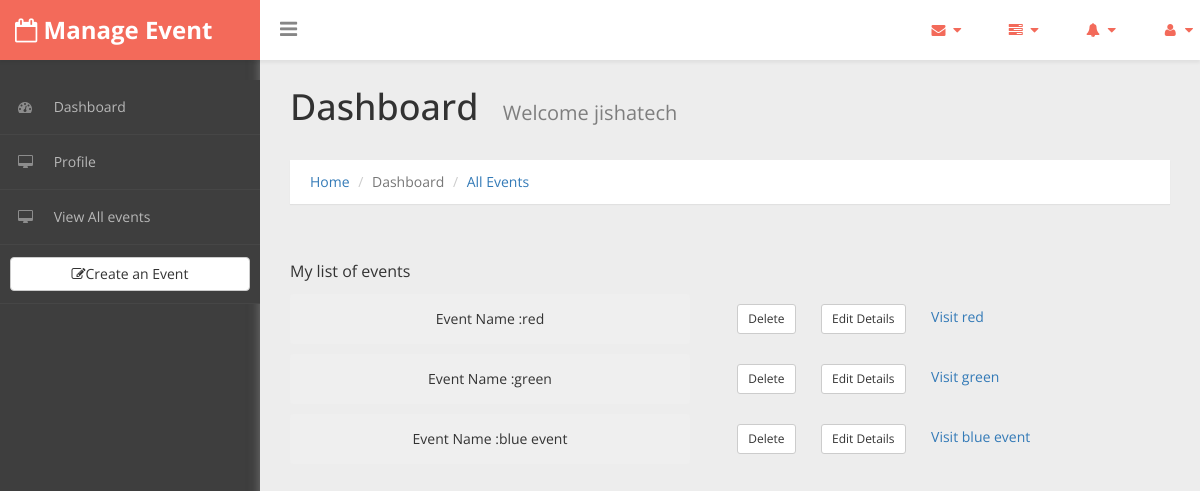
The page /event/ (signed in) on the database its author committed.
### reg_group/models.py (models this page shows)
class User(AbstractUser):
    is_client = models.BooleanField(default=False)
    is_agency = models.BooleanField(default=False)
    is_vendor = models.BooleanField(default=False)
    email = models.EmailField(max_length=255, default=None, blank=True, null=True)

### event/models.py (models this page shows, shortened)
class Event(models.Model):
    event_name = models.CharField(max_length=255, null=True)
    event_venue = models.CharField(max_length=255, null=True)
    event_type = models.CharField(max_length=255, blank=True, null=True)
    event_budget = models.IntegerField(null=True)
    event_guest_number = models.IntegerField(blank=True, null=True)
    event_date = models.DateField(blank=True, null=True)
    event_time = models.TimeField(blank=True, null=True)
    event_remote_arrange = models.CharField(max_length=255, blank=True, null=True)
    event_size = models.CharField(max_length=255, blank=True, null=True)
    event_description = models.CharField(max_length=2083, blank=True, null=True)
    event_client_name = models.CharField(max_length=255, blank=True, null=True)
    event_client = models.ForeignKey('client.Client', on_delete=models.CASCADE, blank=True, null=True)
    event_agency = models.ForeignKey('agency.Agency', on_delete=models.CASCADE, blank=True, null=True)
    event_username = models.CharField(max_length=255, blank=True, null=True)
    is_secured = models.BooleanField(default=False)

### event/views.py (the view)
def ViewMyEvent(request):
    event_list = Event.objects.filter(event_username=request.user.username).all()
    if event_list:
        event_list_next = Event.objects.filter(event_username=request.user.username).order_by('-id')[0]
        sku = event_list_next.event_name
        return render(request, 'event/index.html', {'event_list': event_list, 'sku': sku})
    return render(request, 'event/index.html', {'event_list': event_list})

### event/templates/event/index.html (shortened to what this page needs)
{% extends 'event/eventAdminBase.html' %}
{% load crispy_forms_tags %}
{% load static %}
{% block content %}
<p>My list of events</p>
{% if event_list %}
{% for events in event_list %}
<left id="accordion">
    <div class="card">
        <div class="card-header" id="heading{{ events.id }}">
            <h5 class="mb-0">
                <button class="btn btn-outline-info" data-toggle="collapse"
                        data-target="#collapse{{ events.id }}" aria-expanded="false"
                        aria-controls="collapseOne"
                        style="height:50px;width:400px" align="left">
                    Event Name :{{ events.event_name }}
                </button>
                <form action="{% url 'event:event-delete' events.id %}" method="post" style="display: inline;">
                    <button type="submit" class="btn btn-default btn-sm">Delete</button>
                </form>
                <button data-toggle="collapse"
                        data-target="#collapse__{{ events.id }}" aria-expanded="false"
                        aria-controls="collapseOne"
                        class="btn btn-default btn-sm ">
                    Edit Details
                </button>
                <label><a class="btn-link" href="/event/detail/?sku={{ events.event_name }}">Visit
                    {{ events.event_name }}</a></label>
            </h5>
        </div>
    </div>
</left>
{% endfor %}
{% else %}
<h1>No event entries found on the database.</h1>
{% endif %}
{% endblock %}

### templates/event/eventAdminBase.html (shortened to what this page needs)
<!doctype html>
{% load crispy_forms_tags %}
{% load static %}
<html lang="en" xmlns="http://www.w3.org/1999/xhtml">
<html xmlns="http://www.w3.org/1999/xhtml">
<head>
    <link href="{% static 'assets/css/bootstrap.css' %}" rel="stylesheet"/>
    <link href="{% static 'assets/css/font-awesome.css' %}" rel="stylesheet"/>
    <link href="{% static 'assets/js/morris/morris-0.4.3.min.css' %}" rel="stylesheet"/>
    <link href="{% static 'assets/css/custom-styles.css' %}" rel="stylesheet"/>
    <link rel="stylesheet" href="{% static 'assets/js/Lightweight-Chart/cssCharts.css' %}">
</head>
<body>
<div id="wrapper">
    <nav class="navbar navbar-default top-navbar" role="navigation">
        <div class="navbar-header">
            <a class="navbar-brand" href="{% url 'event:index' %}"><strong><i class="icon fa fa-calendar-o"></i> Manage
                Event</strong></a>
            <div id="sideNav" href="">
                <i class="fa fa-bars icon"></i>
            </div>
        </div>
        <ul class="nav navbar-top-links navbar-right">
            <li class="dropdown">
                <a class="dropdown-toggle" data-toggle="dropdown" href="#" aria-expanded="false">
                    <i class="fa fa-envelope fa-fw"></i> <i class="fa fa-caret-down"></i>
                </a>
            </li>
            <li class="dropdown">
                <a class="dropdown-toggle" data-toggle="dropdown" href="#" aria-expanded="false">
                    <i class="fa fa-tasks fa-fw"></i> <i class="fa fa-caret-down"></i>
                </a>
            </li>
            <li class="dropdown">
                <a class="dropdown-toggle" data-toggle="dropdown" href="#" aria-expanded="false">
                    <i class="fa fa-bell fa-fw"></i> <i class="fa fa-caret-down"></i>
                </a>
            </li>
            <li class="dropdown">
                <a class="dropdown-toggle" data-toggle="dropdown" href="#" aria-expanded="false">
                    <i class="fa fa-user fa-fw"></i> <i class="fa fa-caret-down"></i>
                </a>
            </li>
        </ul>
    </nav>
    <nav class="navbar-default navbar-side" role="navigation">
        <div class="sidebar-collapse">
            <ul class="nav" id="main-menu">
                <li>
                    <a href="{% url 'event:index' %}"><i class="fa fa-dashboard"></i> Dashboard</a>
                </li>
                <li>
                    <a href="/agency/profile"><i class="fa fa-desktop"></i> Profile </a>
                </li>
                <li>
                    <a href="{% url 'event:Allevents' %}"><i class="fa fa-desktop"></i> View All events </a>
                </li>
                <li>
                    <a href="#">
                        <form action="{% url 'event:event-entry' %}" method="post" style="display: inline;">
                            <button type="submit" class="btn btn-default btn-block"><i class="fa fa-edit"></i>Create an
                                Event
                            </button>
                        </form>
                    </a>
                </li>
            </ul>
        </div>
    </nav>
    <div id="page-wrapper">
        <div class="header">
            <h1 class="page-header">
                Dashboard
                <small>Welcome {{ user.username }}</small>
            </h1>
            <ol class="breadcrumb">
                <li><a href="{% url 'home' %}"">Home</a></li>
                <li class="active">Dashboard</li>
                <li><a href="{% url 'event:Allevents' %}"">All Events</a></li>
            </ol>
        </div>
        <div id="page-inner">
            {% block content %}{% endblock %}
        </div>
    </div>
</div>
</body>
</html>

### static/assets/css/custom-styles.css (style rules this page uses)
body { font-family: 'Open Sans', sans-serif; background: #3E3E3E; }
#wrapper { width: 100%; }
#page-wrapper { padding: 15px 15px; min-height: 600px; background: #EDEDED; }
#page-inner { width:100%; margin:10px 20px 10px 0px; background-color:transparent; padding: 15px 30px; min-height:1200px; }
h1, .h1, h2, .h2, h3, .h3 { margin-top: 7px; margin-bottom: -5px; }
p { font-size:16px; line-height:25px; padding-top:20px; }
.navbar-side { z-index: 0; }
.navbar-side .nav > li > a > i { color: #8C8C8C;padding: 8px;width: 30px;text-align: center; }
.top-navbar { position: fixed; width: 100%; z-index: 300; -webkit-box-shadow: 0 3px 3px rgba(0, 0, 0, 0.05); -moz-box-shadow: 0 3px 3px rgba(0, 0, 0, 0.05); box-shadow: 0 3px 3px rgba(0, 0, 0, 0.05); }
.navbar-side { z-index: 1; position: fixed; width: 260px; top: 80px; }
#page-wrapper { position: relative; top: 55px; box-shadow: 0 0 10px #757575; -moz-box-shadow: 0 0 10px #757575; -webkit-box-shadow: 0 0 10px #757575; }
.breadcrumb { padding: 12px 10px 12px 20px; margin-bottom: 20px; list-style: none; border-radius: 0; -webkit-box-shadow: 0 1px 1px rgba(0,0,0,.05); box-shadow: 0 1px 1px rgba(0,0,0,.05);background: #fff; }
.page-header { margin: 0;border-bottom: 1px solid transparent;text-align: left;background-color: rgb(237, 237, 237);padding: 32px 22px 32px 0;color: #323232; }
.header { margin: 0 30px; }
h1.page-header small { color: #7E7E7E; margin-left: 15px; font-size: 20px; }
i.fa.fa-bars { font-size: 20px; margin: 12px 0 0; }
.top-navbar { margin:0px; }
.top-navbar .navbar-brand { color: #fff;width: 260px;text-align: left;height: 60px;font-size: 24px;font-weight: 700;line-height: 30px;background: #F36A5A; }
.top-navbar .nav > li { position: relative; display: inline-block; margin: 0px; padding: 0px; }
.top-navbar .nav > li > a { position: relative; display: block; padding: 20px;color: #FFFFFF; margin: 0px; }
.sidebar-collapse , .sidebar-collapse .nav { background:none; }
.sidebar-collapse .nav { padding:0; }
.sidebar-collapse .nav > li > a { color: #B8B8B8; background:transparent; text-shadow:none; font-size: 14px; }
.sidebar-collapse > .nav > li > a { padding: 12px 10px; }
.sidebar-collapse > .nav > li { border-bottom: 1px solid rgba(107, 108, 109, 0.19); }
.navbar-side { border:none; background: #3E3E3E; }
.top-navbar { background: #FFFFFF; border-bottom:none; }
.top-navbar .nav > li > a > i { margin-right: 2px; }
.navbar-default { border:0px solid black; }
.navbar-header { background: transparent; }
.nav > li > a > i { margin-right:10px; color: rgb(243, 106, 90); }
#sideNav { float: left; left: 0; z-index: 3; color: #868686; cursor:pointer; border-radius: 0; width: 14px; font-size: 48px; line-height: 0; margin: 7px 0 0 20px; }
@media (min-width:768px) { #page-wrapper { margin: 0 0 0 260px; padding: 0; min-height: 1200px; } }
@media (min-width:768px) { .navbar-side { width: 260px; z-index: 1; } }
@media (min-width:768px) { .navbar { border-radius: 0px; } }

### rows shown on the page
User: username "jishatech"
Event: event_name "red"
Event: event_name "green"
Event: {{ events.id }} 5 (drawn), event_name "blue event"
